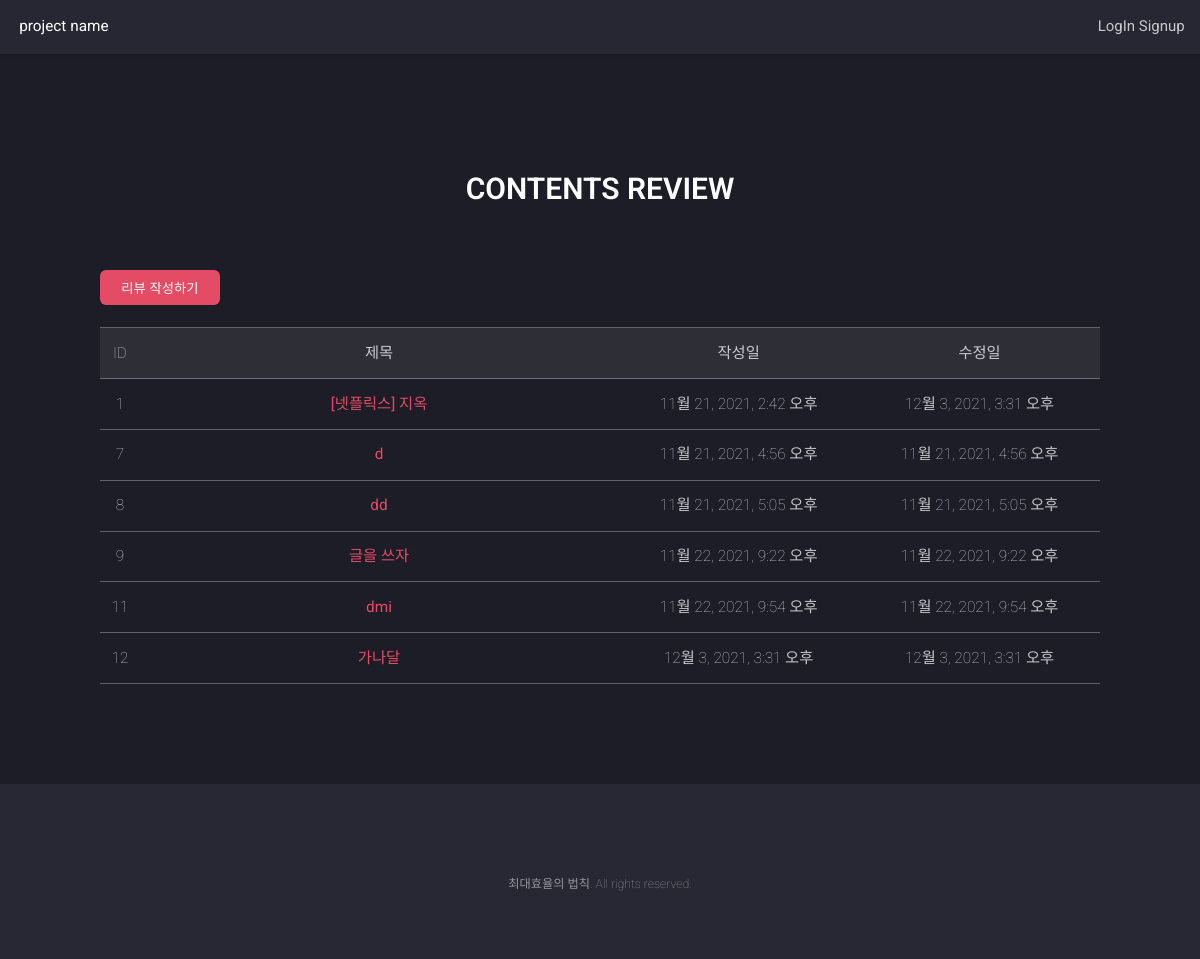
The app's page /posts/, older data.
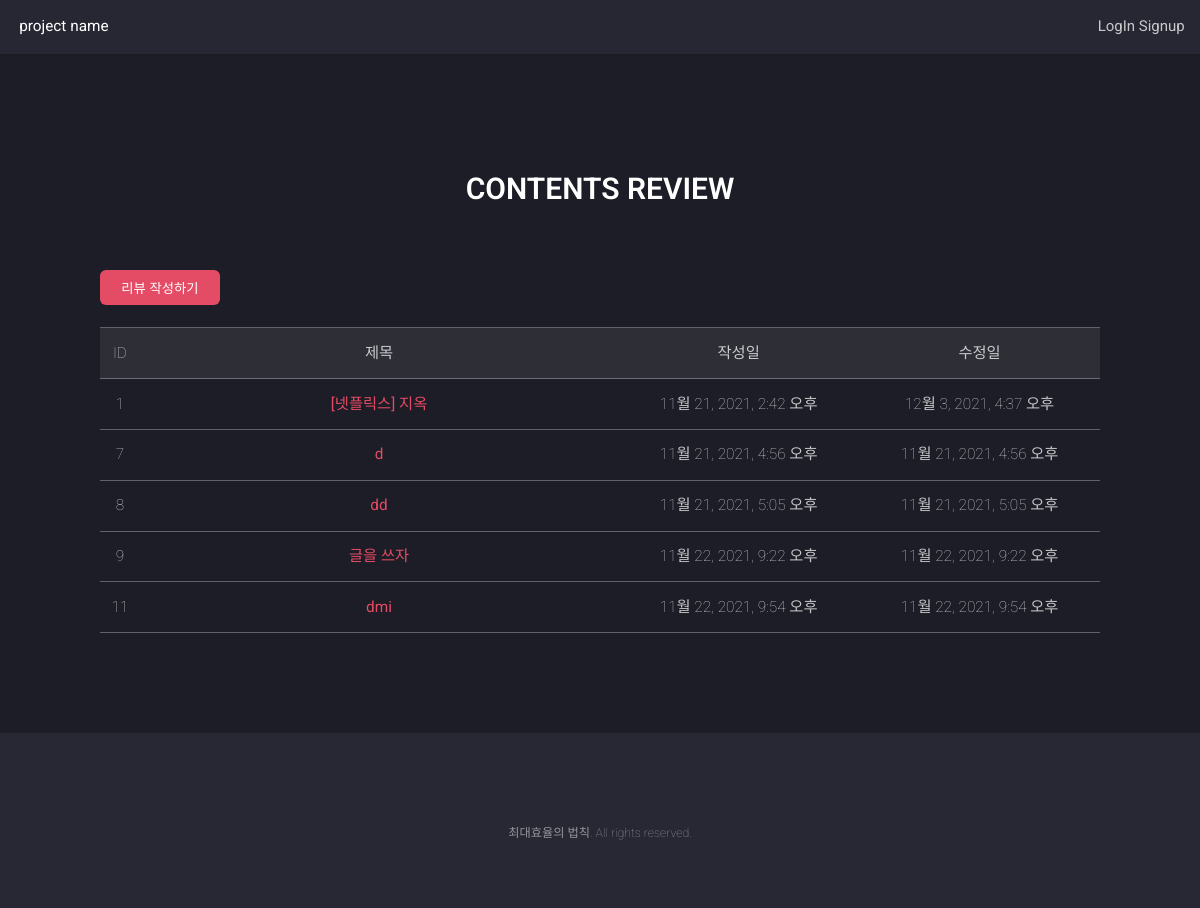
The same page, newer data.
### review/models.py (models this page shows, shortened)
class Post(models.Model):
    title = models.CharField(max_length=50, unique =True, error_messages={'unique':'이미 있는 제목입니다.'})
    content = models.TextField(null=True)
    dt_created = models.DateTimeField(verbose_name="Date Created", auto_now_add=True)
    dt_modified = models.DateTimeField(verbose_name="Date Modified", auto_now = True)

### review/views.py (the view)
# urls.py: path('posts/', views.post_list, name='post-list'),
def post_list(request):
    posts = Post.objects.all()
    context = {"posts":posts}
    return render(request, 'review/post_list.html', context)

### review/templates/review/post_list.html (shortened to what this page needs)
{% extends './base.html' %}
{% block main1 %}
    <h1 id = "pageTitle">CONTENTS REVIEW</h1>
    <br>
    <div id="link">
        <a href= {% url 'review:post-create' %}>
            <button type="submit">리뷰 작성하기</button>
        </a>
    </div>
<br>
    <table id = "create">
        <tr id="infor">
            <td>ID</td>
            <td class="title">제목</td>
            <td class = "date">작성일</td>
            <td class = "mod">수정일</td>
        </tr>
        {% for post in posts %}
        <tr id="list">
            <td>{{post.id}}</td>
            <td class = "title"><a href={% url 'review:post-detail' post.id %}>{{post.title}}</a></td>
            <td class = "date">{{post.dt_created}}</td>
            <td class = "mod">{{post.dt_modified}}</td>
        </tr>
        {% endfor %}
     </table>
{% endblock %}

Row changes from the older to the newer data that the page shows:
removed Post: id "12", title "가나달", dt_created "12월 3, 2021, 3:31 오후", dt_modified "12월 3, 2021, 3:31 오후"
changed Post "[넷플릭스] 지옥": dt_modified "12월 3, 2021, 3:31 오후" → "12월 3, 2021, 4:37 오후"
